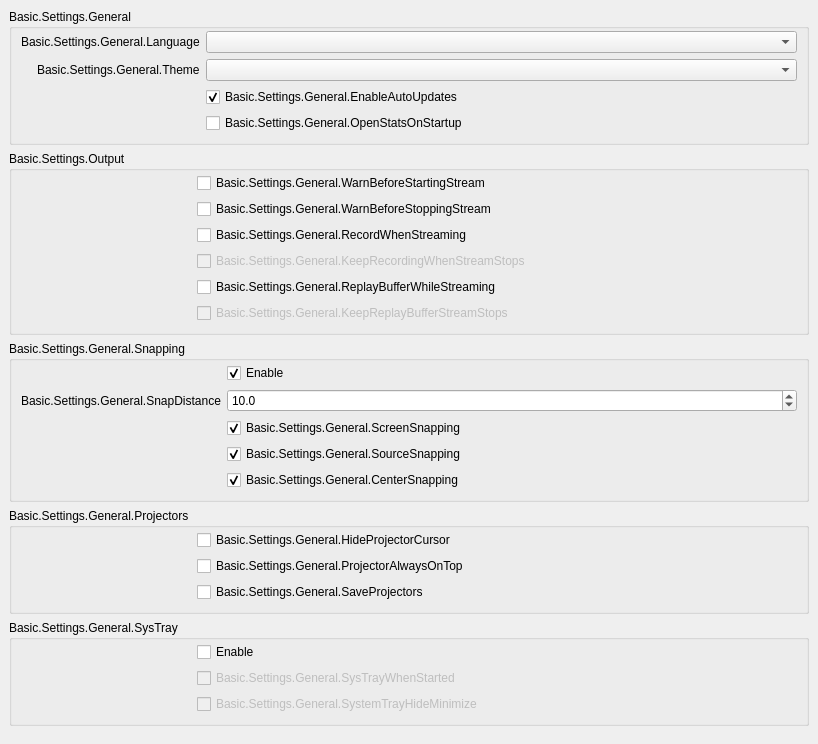
           <widget class="QWidget" name="scrollAreaWidgetContents_2">
            <property name="geometry">
             <rect>
              <x>0</x>
              <y>0</y>
              <width>818</width>
              <height>697</height>
             </rect>
            </property>
            <layout class="QVBoxLayout" name="verticalLayout_19">
             <property name="leftMargin">
              <number>0</number>
             </property>
             <property name="topMargin">
              <number>0</number>
             </property>
             <property name="rightMargin">
              <number>0</number>
             </property>
             <property name="bottomMargin">
              <number>9</number>
             </property>
             <item alignment="Qt::AlignTop">
              <widget class="QWidget" name="widget_2" native="true">
               <layout class="QVBoxLayout" name="verticalLayout_20">
                <item>
                 <widget class="QGroupBox" name="groupBox_15">
                  <property name="title">
                   <string>Basic.Settings.General</string>
                  </property>
                  <layout class="QFormLayout" name="formLayout_32">
                   <property name="fieldGrowthPolicy">
                    <enum>QFormLayout::AllNonFixedFieldsGrow</enum>
                   </property>
                   <property name="labelAlignment">
                    <set>Qt::AlignRight|Qt::AlignTrailing|Qt::AlignVCenter</set>
                   </property>
                   <property name="topMargin">
                    <number>2</number>
                   </property>
                   <item row="0" column="0">
                    <widget class="QLabel" name="label">
                     <property name="text">
                      <string>Basic.Settings.General.Language</string>
                     </property>
                     <property name="buddy">
                      <cstring>language</cstring>
                     </property>
                    </widget>
                   </item>
                   <item row="0" column="1">
                    <widget class="QComboBox" name="language"/>
                   </item>
                   <item row="1" column="0">
                    <widget class="QLabel" name="label_42">
                     <property name="text">
                      <string>Basic.Settings.General.Theme</string>
                     </property>
                     <property name="buddy">
                      <cstring>theme</cstring>
                     </property>
                    </widget>
                   </item>
                   <item row="1" column="1">
                    <widget class="QComboBox" name="theme"/>
                   </item>
                   <item row="2" column="0">
                    <spacer name="horizontalSpacer_3">
                     <property name="orientation">
                      <enum>Qt::Horizontal</enum>
                     </property>
                     <property name="sizeType">
                      <enum>QSizePolicy::Fixed</enum>
                     </property>
                     <property name="sizeHint" stdset="0">
                      <size>
                       <width>170</width>
                       <height>5</height>
                      </size>
                     </property>
                    </spacer>
                   </item>
                   <item row="2" column="1">
                    <widget class="QCheckBox" name="enableAutoUpdates">
                     <property name="text">
                      <string>Basic.Settings.General.EnableAutoUpdates</string>
                     </property>
                     <property name="checked">
                      <bool>true</bool>
                     </property>
                    </widget>
                   </item>
                   <item row="3" column="1">
                    <widget class="QCheckBox" name="openStatsOnStartup">
                     <property name="text">
                      <string>Basic.Settings.General.OpenStatsOnStartup</string>
                     </property>
                    </widget>
                   </item>
                  </layout>
                 </widget>
                </item>
                <item>
                 <widget class="QGroupBox" name="groupBox_16">
                  <property name="title">
                   <string>Basic.Settings.Output</string>
                  </property>
                  <layout class="QFormLayout" name="formLayout_2">
                   <property name="fieldGrowthPolicy">
                    <enum>QFormLayout::AllNonFixedFieldsGrow</enum>
                   </property>
                   <property name="topMargin">
                    <number>2</number>
                   </property>
                   <item row="0" column="0">
                    <spacer name="horizontalSpacer_5">
                     <property name="orientation">
                      <enum>Qt::Horizontal</enum>
                     </property>
                     <property name="sizeType">
                      <enum>QSizePolicy::Fixed</enum>
                     </property>
                     <property name="sizeHint" stdset="0">
                      <size>
                       <width>170</width>
                       <height>5</height>
                      </size>
                     </property>
                    </spacer>
                   </item>
                   <item row="0" column="1">
                    <widget class="QCheckBox" name="warnBeforeStreamStart">
                     <property name="text">
                      <string>Basic.Settings.General.WarnBeforeStartingStream</string>
                     </property>
                    </widget>
                   </item>
                   <item row="1" column="1">
                    <widget class="QCheckBox" name="warnBeforeStreamStop">
                     <property name="text">
                      <string>Basic.Settings.General.WarnBeforeStoppingStream</string>
                     </property>
                    </widget>
                   </item>
                   <item row="2" column="1">
                    <widget class="QCheckBox" name="recordWhenStreaming">
                     <property name="text">
                      <string>Basic.Settings.General.RecordWhenStreaming</string>
                     </property>
                    </widget>
                   </item>
                   <item row="3" column="1">
                    <widget class="QCheckBox" name="keepRecordStreamStops">
                     <property name="enabled">
                      <bool>false</bool>
                     </property>
                     <property name="text">
                      <string>Basic.Settings.General.KeepRecordingWhenStreamStops</string>
                     </property>
                    </widget>
                   </item>
                   <item row="4" column="1">
                    <widget class="QCheckBox" name="replayWhileStreaming">
                     <property name="text">
                      <string>Basic.Settings.General.ReplayBufferWhileStreaming</string>
                     </property>
                    </widget>
                   </item>
                   <item row="5" column="1">
                    <widget class="QCheckBox" name="keepReplayStreamStops">
                     <property name="enabled">
                      <bool>false</bool>
                     </property>
                     <property name="text">
                      <string>Basic.Settings.General.KeepReplayBufferStreamStops</string>
                     </property>
                    </widget>
                   </item>
                  </layout>
                 </widget>
                </item>
                <item>
                 <widget class="QGroupBox" name="groupBox_10">
                  <property name="enabled">
                   <bool>true</bool>
                  </property>
                  <property name="sizePolicy">
                   <sizepolicy hsizetype="Preferred" vsizetype="Maximum">
                    <horstretch>0</horstretch>
                    <verstretch>0</verstretch>
                   </sizepolicy>
                  </property>
                  <property name="title">
                   <string>Basic.Settings.General.Snapping</string>
                  </property>
                  <property name="flat">
                   <bool>false</bool>
                  </property>
                  <layout class="QFormLayout" name="formLayout_21">
                   <property name="fieldGrowthPolicy">
                    <enum>QFormLayout::AllNonFixedFieldsGrow</enum>
                   </property>
                   <property name="labelAlignment">
                    <set>Qt::AlignRight|Qt::AlignTrailing|Qt::AlignVCenter</set>
                   </property>
                   <property name="topMargin">
                    <number>2</number>
                   </property>
                   <item row="0" column="1">
                    <widget class="QCheckBox" name="snappingEnabled">
                     <property name="text">
                      <string>Enable</string>
                     </property>
                     <property name="checked">
                      <bool>true</bool>
                     </property>
                    </widget>
                   </item>
                   <item row="2" column="1">
                    <widget class="QCheckBox" name="screenSnapping">
                     <property name="text">
                      <string>Basic.Settings.General.ScreenSnapping</string>
                     </property>
                     <property name="checked">
                      <bool>true</bool>
                     </property>
                    </widget>
                   </item>
                   <item row="4" column="1">
                    <widget class="QCheckBox" name="centerSnapping">
                     <property name="text">
                      <string>Basic.Settings.General.CenterSnapping</string>
                     </property>
                     <property name="checked">
                      <bool>true</bool>
                     </property>
                    </widget>
                   </item>
                   <item row="3" column="1">
                    <widget class="QCheckBox" name="sourceSnapping">
                     <property name="text">
                      <string>Basic.Settings.General.SourceSnapping</string>
                     </property>
                     <property name="checked">
                      <bool>true</bool>
                     </property>
                    </widget>
                   </item>
                   <item row="1" column="1">
                    <widget class="QDoubleSpinBox" name="snapDistance">
                     <property name="decimals">
                      <number>1</number>
                     </property>
                     <property name="singleStep">
                      <double>0.500000000000000</double>
                     </property>
                     <property name="value">
                      <double>10.000000000000000</double>
                     </property>
                    </widget>
                   </item>
                   <item row="1" column="0">
                    <widget class="QLabel" name="label_9">
                     <property name="text">
                      <string>Basic.Settings.General.SnapDistance</string>
                     </property>
                     <property name="buddy">
                      <cstring>snapDistance</cstring>
                     </property>
                    </widget>
                   </item>
                   <item row="3" column="0">
                    <spacer name="horizontalSpacer_4">
                     <property name="orientation">
                      <enum>Qt::Horizontal</enum>
                     </property>
                     <property name="sizeType">
                      <enum>QSizePolicy::Fixed</enum>
                     </property>
                     <property name="sizeHint" stdset="0">
                      <size>
                       <width>170</width>
                       <height>5</height>
                      </size>
                     </property>
                    </spacer>
                   </item>
                  </layout>
                 </widget>
                </item>
                <item>
                 <widget class="QGroupBox" name="groupBox_14">
                  <property name="title">
                   <string>Basic.Settings.General.Projectors</string>
                  </property>
                  <layout class="QFormLayout" name="formLayout_28">
                   <property name="fieldGrowthPolicy">
                    <enum>QFormLayout::AllNonFixedFieldsGrow</enum>
                   </property>
                   <property name="topMargin">
                    <number>2</number>
                   </property>
                   <item row="0" column="1">
                    <widget class="QCheckBox" name="hideProjectorCursor">
                     <property name="text">
                      <string>Basic.Settings.General.HideProjectorCursor</string>
                     </property>
                    </widget>
                   </item>
                   <item row="1" column="1">
                    <widget class="QCheckBox" name="projectorAlwaysOnTop">
                     <property name="text">
                      <string>Basic.Settings.General.ProjectorAlwaysOnTop</string>
                     </property>
                    </widget>
                   </item>
                   <item row="2" column="1">
                    <widget class="QCheckBox" name="saveProjectors">
                     <property name="text">
                      <string>Basic.Settings.General.SaveProjectors</string>
                     </property>
                    </widget>
                   </item>
                   <item row="1" column="0">
                    <spacer name="horizontalSpacer">
                     <property name="orientation">
                      <enum>Qt::Horizontal</enum>
                     </property>
                     <property name="sizeType">
                      <enum>QSizePolicy::Fixed</enum>
                     </property>
                     <property name="sizeHint" stdset="0">
                      <size>
                       <width>170</width>
                       <height>5</height>
                      </size>
                     </property>
                    </spacer>
                   </item>
                  </layout>
                 </widget>
                </item>
                <item>
                 <widget class="QGroupBox" name="groupBox_13">
                  <property name="title">
                   <string>Basic.Settings.General.SysTray</string>
                  </property>
                  <layout class="QFormLayout" name="formLayout_29">
                   <property name="fieldGrowthPolicy">
                    <enum>QFormLayout::AllNonFixedFieldsGrow</enum>
                   </property>
                   <property name="topMargin">
                    <number>2</number>
                   </property>
                   <item row="0" column="1">
                    <widget class="QCheckBox" name="systemTrayEnabled">
                     <property name="text">
                      <string>Enable</string>
                     </property>
                    </widget>
                   </item>
                   <item row="1" column="1">
                    <widget class="QCheckBox" name="systemTrayWhenStarted">
                     <property name="enabled">
                      <bool>false</bool>
                     </property>
                     <property name="text">
                      <string>Basic.Settings.General.SysTrayWhenStarted</string>
                     </property>
                    </widget>
                   </item>
                   <item row="2" column="1">
                    <widget class="QCheckBox" name="systemTrayAlways">
                     <property name="enabled">
                      <bool>false</bool>
                     </property>
                     <property name="text">
                      <string>Basic.Settings.General.SystemTrayHideMinimize</string>
                     </property>
                    </widget>
                   </item>
                   <item row="1" column="0">
                    <spacer name="horizontalSpacer_2">
                     <property name="orientation">
                      <enum>Qt::Horizontal</enum>
                     </property>
                     <property name="sizeType">
                      <enum>QSizePolicy::Fixed</enum>
                     </property>
                     <property name="sizeHint" stdset="0">
                      <size>
                       <width>170</width>
                       <height>5</height>
                      </size>
                     </property>
                    </spacer>
                   </item>
                  </layout>
                 </widget>
                </item>
               </layout>
              </widget>
             </item>
            </layout>
           </widget>
